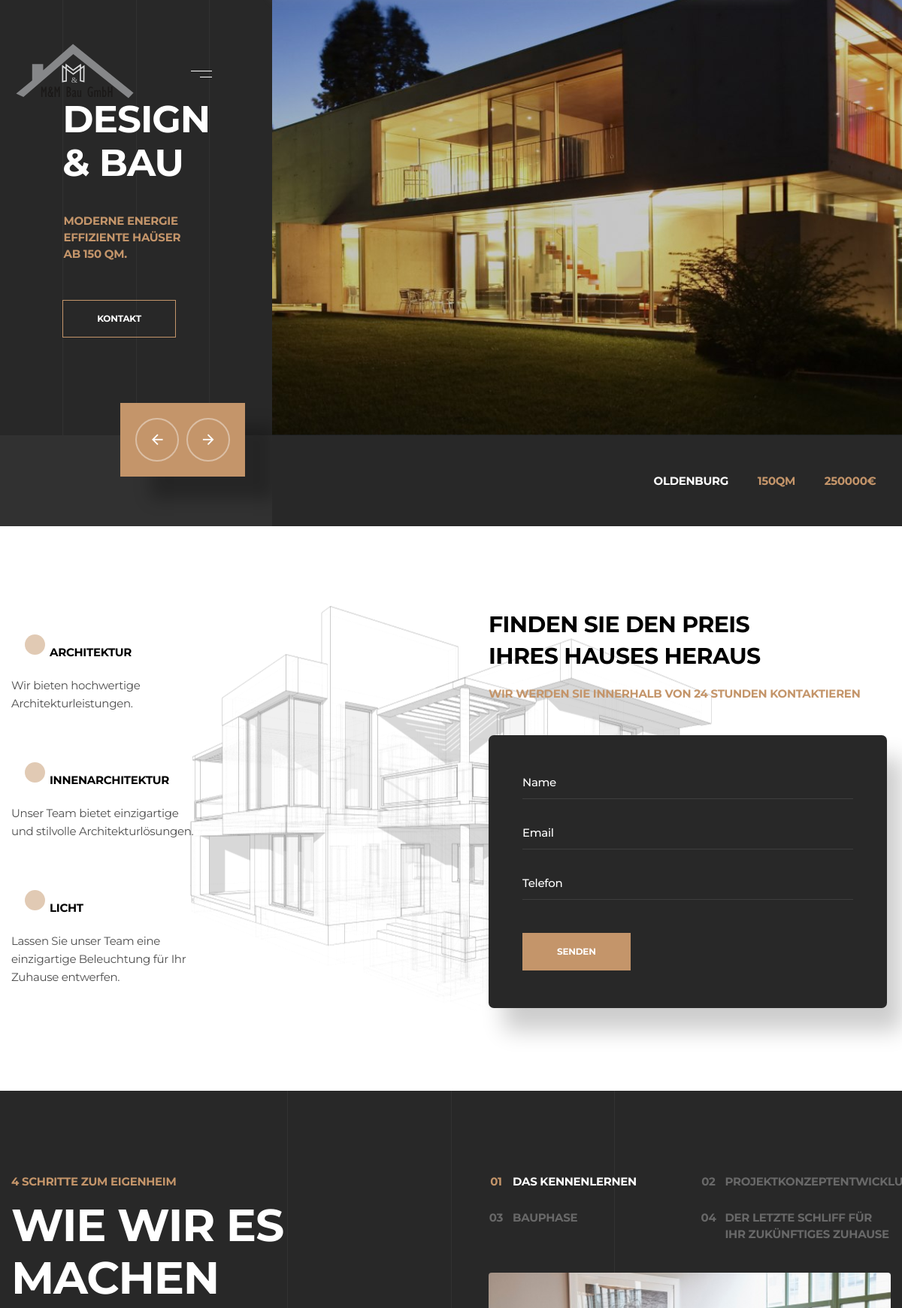
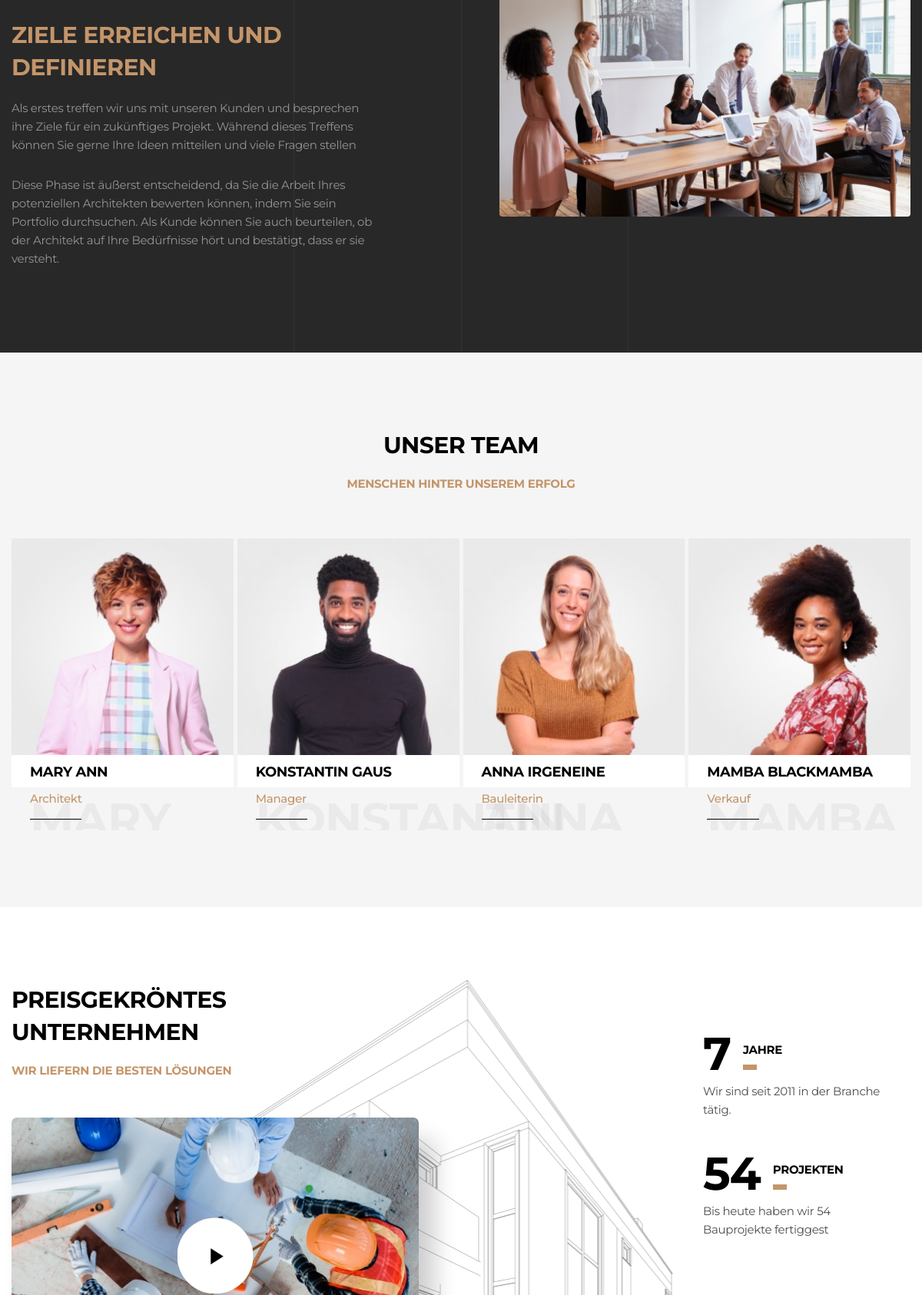
The page / (upper part) on the database its author committed (2 pictures, top to bottom).
### app/models.py (models this page shows, shortened)
class Slider(models.Model):
    name = models.CharField('projektname', max_length=32, help_text='maximal 32 Zeichen')
    image = models.ImageField('bild', upload_to='images/slider', help_text='maximale Bildauflösung 1339x729')
    location = models.CharField('ort eintragen', max_length=64, help_text='maximale Länge 64 Zeichen')
    price = models.CharField('preis eintragen', max_length=10, help_text='maximale Länge 10 Zeichen')
    square = models.CharField('qm eingeben', max_length=5, help_text='maximale Länge 5 Zeichen')
    class Meta:
        verbose_name = 'slider'

class Team(models.Model):
    avatar = models.ImageField('foto', upload_to='images/team', help_text='maximale Bildgröße 290x284')
    first_name = models.CharField('vorname', max_length=200)
    last_name = models.CharField('nachname', max_length=200)
    job = models.CharField('beruf', max_length=64)
    class Meta:
        verbose_name = 'mitarbeiter'
        verbose_name_plural = 'mitarbeiter'

### app/views.py (the view, shortened to what this page needs)
# urls.py: path('', IndexView.as_view(), name='home'),
class IndexView(TemplateView, FormView):
    template_name = 'app/index.html'
    form_class = FormContact
    success_url = reverse_lazy('home')

### app/forms.py
class FormContact(ModelForm):
    email = EmailField(max_length=255, help_text='Bitte eine email eingeben...')
    class Meta:
        model = Contact
        fields = '__all__'

### app/templatetags/custom_tags.py (called while the page is built)
@register.simple_tag()
def get_social_links():
    return Social.objects.all()

@register.simple_tag()
def get_team():
    return Team.objects.all()

@register.simple_tag()
def get_slider_images():
    return Slider.objects.all()

@register.simple_tag()
def get_carousel_images():
    return Carousel.objects.all()

### app/templates/app/index.html (shortened to what this page needs)
{% extends 'base.html' %}
{% load static custom_tags %}
{% block content %}
<div class="page">
  {% include 'snippets/header.html' %}
  <section class="section novi-background bg-cover section-horace">
    <div class="section-horace-left bg-gray-800">
      <div class="section-horace-left-content text-center">
        <article class="project-classic project-classic-2">
          <div class="project-classic-title">Design<br />& Bau</div>
          <h6 class="project-classic-text">
            Moderne energie<br />effiziente Haüser<br />ab 150 qm.
          </h6>
          <a class="button button-jerry button-primary-outline" href="#contact">Kontakt</a>
        </article>
      </div>
      <div class="section-horace-left-panel">
        <div class="swiper-custom-nav">
          <div class="swiper-button-prev mdi mdi-arrow-left" id="swiper-prev"></div>
          <div class="swiper-button-next mdi mdi-arrow-right" id="swiper-next"></div>
        </div>
      </div>
    </div>
    <div class="swiper-container swiper-slider swiper-slider-1" data-loop="true" data-autoplay="5000"
      data-simulate-touch="false" data-custom-prev="#swiper-prev" data-custom-next="#swiper-next"
      data-slide-effect="fade">
      <div class="swiper-wrapper text-center">
        {% get_slider_images as images %}
        {% for img in images %}
        <div class="swiper-slide context-dark" data-slide-bg="{{img.image.url}}">
          <div class="swiper-slide-caption project-modern">
            <ul class="project-modern-info">
              <li class="
                  heading-6
                  project-modern-info-item project-modern-address
                " data-caption-animate="fadeInDown" data-caption-delay="200">
                {{img.location}}
              </li>
              <li class="heading-6 project-modern-info-item" data-caption-animate="fadeInDown" data-caption-delay="100">
                {{img.square}}
              </li>
              <li class="heading-6 project-modern-info-item" data-caption-animate="fadeInDown" data-caption-delay="0">
                {{img.price}}
              </li>
            </ul>
          </div>
        </div>
        {% endfor %}
      </div>
    </div>
  </section>
  <section class="
      section
      novi-background
      bg-cover
      section-xl
      bg-white
      parallax-scene-js
    " id="about">
    <div class="container">
      <div class="row row-50 align-items-center justify-content-md-between">
        <div class="col-md-4 col-lg-3">
          <div class="row row-40 row-md-60">
            <div class="col-sm-4 col-md-12 col-xl-11 wow fadeInLeft">
              <article class="box-icon-classic">
                <div class="box-icon-classic-header">
                  <div class="
                      box-icon-classic-icon
                      novi-icon
                      linearicons-apartment
                    "></div>
                  <h6 class="box-icon-classic-title">
                    <a href="#">Architektur</a>
                  </h6>
                </div>
                <div class="box-icon-classic-text">
                  Wir bieten hochwertige Architekturleistungen.
                </div>
              </article>
            </div>
            <div class="col-sm-4 col-md-12 col-xl-11 wow fadeInLeft" data-wow-delay=".05s">
              <article class="box-icon-classic">
                <div class="box-icon-classic-header">
                  <div class="box-icon-classic-icon novi-icon linearicons-pen2"></div>
                  <h6 class="box-icon-classic-title">
                    <a href="#">Innenarchitektur</a>
                  </h6>
                </div>
                <div class="box-icon-classic-text">
                  Unser Team bietet einzigartige und stilvolle
                  Architekturlösungen.
                </div>
              </article>
            </div>
            <div class="col-sm-4 col-md-12 col-xl-11 wow fadeInLeft" data-wow-delay=".1s">
              <article class="box-icon-classic">
                <div class="box-icon-classic-header">
                  <div class="box-icon-classic-icon novi-icon linearicons-lamp"></div>
                  <h6 class="box-icon-classic-title"><a href="#">Licht</a></h6>
                </div>
                <div class="box-icon-classic-text">
                  Lassen Sie unser Team eine einzigartige Beleuchtung für Ihr
                  Zuhause entwerfen.
                </div>
              </article>
            </div>
          </div>
        </div>
        <div class="col-md-7 col-lg-6">
          <div class="inset-xl-left-35">
            <h3 class="wow fadeInRight">
              Finden Sie den Preis <br />
              Ihres Hauses heraus
            </h3>
            <h6 class="title-style-1 wow fadeInRight" data-wow-delay=".05s">
              Wir werden Sie innerhalb von 24 Stunden kontaktieren
            </h6>
            <div class="form-style-1 context-dark wow blurIn">
              {% include 'snippets/form-preis.html' %}
            </div>
          </div>
        </div>
      </div>
    </div>
    <div class="layer-wrap layer-1">
      <div class="layer" data-depth="0.4">
        <img src="{% static 'images/index-7-694x539.png' %}" alt="" width="694" height="539" />
      </div>
    </div>
  </section>
  <section class="section novi-background bg-cover section-xl bg-gray-800 decoration-1">
    <div class="tabs-custom container" id="tabs-1" data-view-triggerable="true">
      <div class="row row-30 row-md-40 justify-content-lg-between">
        <div class="col-lg-5">
          <h6 class="title-style-1 wow fadeInLeft">4 Schritte zum Eigenheim</h6>
          <h1 class="wow fadeInLeft" data-wow-delay=".05s">
            Wie wir es<br class="d-none d-lg-block" />machen
          </h1>
          <div class="tab-content wow fadeInLeft" data-wow-delay=".1s">
            <div class="tab-pane fade show active" id="tabs-1-1">
              <h3 class="title-style-1">Ziele erreichen und definieren</h3>
              <p>
                Als erstes treffen wir uns mit unseren Kunden und besprechen
                ihre Ziele für ein zukünftiges Projekt. Während dieses Treffens
                können Sie gerne Ihre Ideen mitteilen und viele Fragen stellen
              </p>
              <p>
                Diese Phase ist äußerst entscheidend, da Sie die Arbeit Ihres
                potenziellen Architekten bewerten können, indem Sie sein
                Portfolio durchsuchen. Als Kunde können Sie auch beurteilen, ob
                der Architekt auf Ihre Bedürfnisse hört und bestätigt, dass er
                sie versteht.
              </p>
            </div>
          </div>
        </div>
        <div class="col-lg-7 col-xl-6">
          <div class="inset-xl-left-35">
            <ul class="nav nav-style-1">
              <li class="nav-item wow blurIn" role="presentation">
                <a class="nav-link active" href="#tabs-1-1" data-toggle="tab">Das Kennenlernen</a>
              </li>
              <li class="nav-item wow blurIn" role="presentation" data-wow-delay=".05s">
                <a class="nav-link" href="#tabs-1-2" data-toggle="tab">Projektkonzeptentwicklung</a>
              </li>
              <li class="nav-item wow blurIn" role="presentation" data-wow-delay=".1s">
                <a class="nav-link" href="#tabs-1-3" data-toggle="tab">Bauphase</a>
              </li>
              <li class="nav-item wow blurIn" role="presentation" data-wow-delay=".15s">
                <a class="nav-link" href="#tabs-1-4" data-toggle="tab">Der letzte Schliff für Ihr zukünftiges
                  Zuhause</a>
              </li>
            </ul>
            <div class="project-creative wow blurIn">
              <div class="project-creative-figure active" data-view-trigger="#tabs-1-1">
                <img src="{% static 'images/index-1-531x327.jpg' %}" alt="" width="531" height="327" />
              </div>
            </div>
          </div>
        </div>
      </div>
    </div>
  </section>
  <section class="section novi-background bg-cover section-lg bg-gray-100 text-center" id="team">
    <div class="container">
      <h3 class="wow fadeInLeft">Unser Team</h3>
      <h6 class="title-style-1 wow fadeInRight">
        Menschen hinter unserem Erfolg
      </h6>
      <div class="owl-carousel" data-items="1" data-sm-items="2" data-md-items="3" data-xl-items="4" data-margin="5"
        data-dots="true" data-mouse-drag="false">
        {% get_team as team_members %}
        {% for member in team_members %}
        <article class="team-classic wow fadeInUp" data-wow-delay=".1s">
          <div class="team-classic-figure">
            <img src="{{member.avatar.url}}" alt="" width="290" height="284" />
          </div>
          <div class="team-classic-body">
            <h5 class="team-classic-name"><a href="#">{{member.first_name}} {{member.last_name}}</a></h5>
          </div>
          <div class="team-classic-footer">
            <div class="team-classic-status">{{member.job}}</div>
            <div class="team-classic-list-panel">
              <div class="heading-1 team-classic-placeholder">{{member.first_name}}</div>
            </div>
          </div>
        </article>
        {% endfor %}
      </div>
    </div>
  </section>
  <section class="
      section
      novi-background
      bg-cover
      section-lg section-inset-3
      bg-white
      parallax-scene-js
    ">
    <div class="container">
      <div class="row row-50 justify-content-md-between">
        <div class="col-md-6">
          <h3 class="wow fadeInRight">Preisgekröntes<br />Unternehmen</h3>
          <h6 class="title-style-1 wow fadeInRight" data-wow-delay=".05s">
            Wir liefern die besten Lösungen
          </h6>
          <article class="video-classic wow blurIn">
            <div class="video-classic-figure">
              <img src="{% static 'images/index-5-533x362.jpg' %}" alt="" width="533" height="362" />
            </div>
            <a class="video-classic-link" data-lightgallery="item"
              href="https://www.youtube.com/watch?v=1UWpbtUupQQ"><span class="icon mdi mdi-play"></span></a>
          </article>
        </div>
        <div class="col-md-4 col-xl-3 inset-xl-top-70">
          <div class="
              row row-30 row-md-50
              justify-content-center justify-content-md-start
            ">
            <div class="col-6 col-sm-4 col-md-12 col-lg-11 wow fadeInRight">
              <article class="counter-classic">
                <div class="counter-classic-header">
                  <div class="heading-1 counter-classic-number">
                    <span class="counter">7</span>
                  </div>
                  <h6 class="counter-classic-title">Jahre</h6>
                </div>
                <div class="counter-classic-text">
                  Wir sind seit 2011 in der Branche tätig.
                </div>
              </article>
            </div>
            <div class="col-6 col-sm-4 col-md-12 col-lg-11 wow fadeInRight" data-wow-delay=".05s">
              <article class="counter-classic">
                <div class="counter-classic-header">
                  <div class="heading-1 counter-classic-number">
                    <span class="counter">54</span>
                  </div>
                  <h6 class="counter-classic-title">Projekten</h6>
                </div>
                <div class="counter-classic-text">
                  Bis heute haben wir 54 Bauprojekte fertiggest
                </div>
              </article>
            </div>
            <div class="col-6 col-sm-4 col-md-12 col-lg-11 wow fadeInRight" data-wow-delay=".1s">
            </div>
          </div>
        </div>
      </div>
    </div>
    <div class="layer-wrap layer-2">
      <div class="layer" data-depth="0.4">
        <img src="{% static 'images/index-8-853x574.png' %}" alt="" width="853" height="574" />
      </div>
    </div>
  </section>
        {% get_carousel_images as images %}
</div>
{% endblock content %}

### templates/base.html (shortened to what this page needs)
<!DOCTYPE html>
{% load static %}
<html class="wide wow-animation" lang="de">
<head>
  <link rel="stylesheet" href="{% static 'css/bootstrap.css' %}">
  <link rel="stylesheet" href="{% static 'css/fonts.css' %}">
  <link rel="stylesheet" href="{% static 'css/style.css' %}">
</head>
<body>
  {% block content %}
  {% endblock content %}
</body>
</html>

### templates/snippets/header.html (shortened to what this page needs)
{% load static %}
<header class="section novi-background bg-cover page-header" id="home">
  <div class="rd-navbar-wrap">
    <nav class="rd-navbar" data-layout="rd-navbar-fixed" data-sm-layout="rd-navbar-fixed"
      data-md-layout="rd-navbar-fixed" data-lg-layout="rd-navbar-fixed" data-lg-device-layout="rd-navbar-fixed"
      data-xl-layout="rd-navbar-sidebar" data-xl-device-layout="rd-navbar-sidebar" data-xxl-layout="rd-navbar-sidebar"
      data-xxl-device-layout="rd-navbar-sidebar" data-xl-stick-up-offset="400" data-xxl-stick-up-offset="400">
      <div class="rd-navbar-main-outer">
        <div class="rd-navbar-main">
          <div class="rd-navbar-panel">
            <div class="rd-navbar-brand"><a class="brand" href="{% url 'home' %}"><img
                  src="{% static 'images/logo-inverse-338x84.svg' %}" alt="" width="169" height="42" /></a>
            </div>
            <button class="rd-navbar-toggle" data-rd-navbar-toggle=".rd-navbar-nav-wrap"><span></span></button>
          </div>
        </div>
      </div>
    </nav>
  </div>
</header>

### templates/snippets/form-preis.html (shortened to what this page needs)
<form id="form_2" class="rd-mailform text-left" data-form-output="form-output-global" data-form-type="contact"
  method="post" action=".">
  <div class="form-wrap" id="price">
    <label class="form-label" for="contact-name">Name</label>
    <input class="form-input" id="contact-name" type="text" name="name" data-constraints="@Required" />
  </div>
  <div class="form-wrap">
    <label class="form-label" for="contact-email">Email</label>
    <input class="form-input" id="contact-email" type="email" name="email" data-constraints="@Required @Email" />
  </div>
  <div class="form-wrap">
    <label class="form-label" for="contact-phone">Telefon</label>
    <input class="form-input" id="contact-phone" type="text" name="phone" data-constraints="@Required @PhoneNumber" />
  </div>
  <div class="form-button">
    <button class="button button-jerry button-primary" type="submit">
      Senden
    </button>
  </div>
</form>

### templates/snippets/footer.html (shortened to what this page needs)
    {% load static custom_tags %}

### rows shown on the page
Slider: location "OLDENBURG", square "150QM", price "250000€"
Team: avatar (picture), first_name "MARY", last_name "ANN", job "Architekt"
Team: avatar (picture), first_name "KONSTANTIN", last_name "GAUS", job "Manager"
Team: avatar (picture), first_name "ANNA", last_name "IRGENEINE", job "Bauleiterin"
Team: avatar (picture), first_name "MAMBA", last_name "BLACKMAMBA", job "Verkauf"
